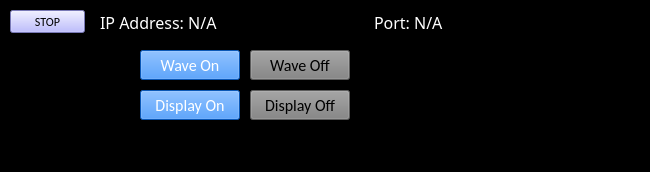
<?xml version="1.0" encoding="UTF-8"?>
<ui version="4.0">
 <class>MainWindow</class>
 <widget class="QMainWindow" name="MainWindow">
  <property name="geometry">
   <rect>
    <x>0</x>
    <y>0</y>
    <width>650</width>
    <height>172</height>
   </rect>
  </property>
  <property name="windowTitle">
   <string>Shutter Control</string>
  </property>
  <property name="styleSheet">
   <string notr="true">background-color: rgb(0, 0, 0);
selection-color: rgb(255, 0, 0);</string>
  </property>
  <property name="toolButtonStyle">
   <enum>Qt::ToolButtonIconOnly</enum>
  </property>
  <widget class="QWidget" name="centralwidget">
   <widget class="QPushButton" name="stop_button">
    <property name="enabled">
     <bool>true</bool>
    </property>
    <property name="geometry">
     <rect>
      <x>10</x>
      <y>10</y>
      <width>75</width>
      <height>23</height>
     </rect>
    </property>
    <property name="font">
     <font>
      <family>Calibri</family>
     </font>
    </property>
    <property name="mouseTracking">
     <bool>false</bool>
    </property>
    <property name="autoFillBackground">
     <bool>false</bool>
    </property>
    <property name="styleSheet">
     <string notr="true">background-color: rgb(170, 170, 255);</string>
    </property>
    <property name="text">
     <string>STOP</string>
    </property>
    <property name="checkable">
     <bool>true</bool>
    </property>
   </widget>
   <widget class="QWidget" name="layoutWidget">
    <property name="geometry">
     <rect>
      <x>100</x>
      <y>10</y>
      <width>541</width>
      <height>25</height>
     </rect>
    </property>
    <layout class="QHBoxLayout" name="horizontalLayout_5">
     <item>
      <widget class="QLabel" name="ip_label">
       <property name="font">
        <font>
         <family>Calibri Light</family>
         <pointsize>12</pointsize>
         <weight>3</weight>
         <italic>false</italic>
         <bold>false</bold>
        </font>
       </property>
       <property name="styleSheet">
        <string notr="true">color: rgb(255, 255, 255);
font: 25 12pt &quot;Calibri Light&quot;;</string>
       </property>
       <property name="text">
        <string>&lt;html&gt;&lt;head/&gt;&lt;body&gt;&lt;p&gt;&lt;span style=&quot; color:#ffffff;&quot;&gt;IP Address: N/A&lt;/span&gt;&lt;/p&gt;&lt;/body&gt;&lt;/html&gt;</string>
       </property>
      </widget>
     </item>
     <item>
      <widget class="QLabel" name="port_label">
       <property name="font">
        <font>
         <family>Calibri Light</family>
         <pointsize>12</pointsize>
         <weight>3</weight>
         <italic>false</italic>
         <bold>false</bold>
        </font>
       </property>
       <property name="styleSheet">
        <string notr="true">color: rgb(255, 255, 255);
font: 25 12pt &quot;Calibri Light&quot;;</string>
       </property>
       <property name="text">
        <string>&lt;html&gt;&lt;head/&gt;&lt;body&gt;&lt;p&gt;&lt;span style=&quot; color:#ffffff;&quot;&gt;Port: N/A&lt;/span&gt;&lt;/p&gt;&lt;/body&gt;&lt;/html&gt;</string>
       </property>
      </widget>
     </item>
    </layout>
   </widget>
   <widget class="QPushButton" name="wave_of_button">
    <property name="enabled">
     <bool>true</bool>
    </property>
    <property name="geometry">
     <rect>
      <x>250</x>
      <y>50</y>
      <width>100</width>
      <height>30</height>
     </rect>
    </property>
    <property name="font">
     <font>
      <family>Calibri</family>
      <pointsize>12</pointsize>
     </font>
    </property>
    <property name="mouseTracking">
     <bool>false</bool>
    </property>
    <property name="autoFillBackground">
     <bool>false</bool>
    </property>
    <property name="styleSheet">
     <string notr="true">color: rgb(190, 190, 190)rgb(255, 255, 255);
background-color: rgb(129, 129, 129);</string>
    </property>
    <property name="text">
     <string>Wave Off</string>
    </property>
    <property name="checkable">
     <bool>false</bool>
    </property>
   </widget>
   <widget class="QLabel" name="labelwave">
    <property name="geometry">
     <rect>
      <x>20</x>
      <y>50</y>
      <width>101</width>
      <height>31</height>
     </rect>
    </property>
    <property name="font">
     <font>
      <family>Calibri Light</family>
      <pointsize>12</pointsize>
      <weight>3</weight>
      <italic>false</italic>
      <bold>false</bold>
     </font>
    </property>
    <property name="styleSheet">
     <string notr="true">color: rgb(255, 255, 255);
font: 25 12pt &quot;Calibri Light&quot;;</string>
    </property>
    <property name="text">
     <string>&lt;html&gt;&lt;head/&gt;&lt;body&gt;&lt;p&gt;&lt;br/&gt;&lt;/p&gt;&lt;/body&gt;&lt;/html&gt;</string>
    </property>
   </widget>
   <widget class="QPushButton" name="wave_on_button">
    <property name="enabled">
     <bool>true</bool>
    </property>
    <property name="geometry">
     <rect>
      <x>140</x>
      <y>50</y>
      <width>100</width>
      <height>30</height>
     </rect>
    </property>
    <property name="font">
     <font>
      <family>Calibri</family>
      <pointsize>12</pointsize>
     </font>
    </property>
    <property name="mouseTracking">
     <bool>false</bool>
    </property>
    <property name="autoFillBackground">
     <bool>false</bool>
    </property>
    <property name="styleSheet">
     <string notr="true">background-color: rgb(14, 122, 255);
color: rgb(255, 255, 255);</string>
    </property>
    <property name="text">
     <string>Wave On</string>
    </property>
    <property name="checkable">
     <bool>false</bool>
    </property>
   </widget>
   <widget class="QPushButton" name="close_button_2">
    <property name="enabled">
     <bool>true</bool>
    </property>
    <property name="geometry">
     <rect>
      <x>250</x>
      <y>90</y>
      <width>100</width>
      <height>30</height>
     </rect>
    </property>
    <property name="font">
     <font>
      <family>Calibri</family>
      <pointsize>12</pointsize>
     </font>
    </property>
    <property name="mouseTracking">
     <bool>false</bool>
    </property>
    <property name="autoFillBackground">
     <bool>false</bool>
    </property>
    <property name="styleSheet">
     <string notr="true">color: rgb(190, 190, 190)rgb(255, 255, 255);
background-color: rgb(129, 129, 129);</string>
    </property>
    <property name="text">
     <string>Display Off</string>
    </property>
    <property name="checkable">
     <bool>false</bool>
    </property>
   </widget>
   <widget class="QPushButton" name="display_on_button">
    <property name="enabled">
     <bool>true</bool>
    </property>
    <property name="geometry">
     <rect>
      <x>140</x>
      <y>90</y>
      <width>100</width>
      <height>30</height>
     </rect>
    </property>
    <property name="font">
     <font>
      <family>Calibri</family>
      <pointsize>12</pointsize>
     </font>
    </property>
    <property name="mouseTracking">
     <bool>false</bool>
    </property>
    <property name="autoFillBackground">
     <bool>false</bool>
    </property>
    <property name="styleSheet">
     <string notr="true">background-color: rgb(14, 122, 255);
color: rgb(255, 255, 255);</string>
    </property>
    <property name="text">
     <string>Display On</string>
    </property>
    <property name="checkable">
     <bool>false</bool>
    </property>
   </widget>
   <widget class="QLabel" name="labeldisplay">
    <property name="geometry">
     <rect>
      <x>20</x>
      <y>90</y>
      <width>101</width>
      <height>31</height>
     </rect>
    </property>
    <property name="font">
     <font>
      <family>Calibri Light</family>
      <pointsize>12</pointsize>
      <weight>3</weight>
      <italic>false</italic>
      <bold>false</bold>
     </font>
    </property>
    <property name="styleSheet">
     <string notr="true">color: rgb(255, 255, 255);
font: 25 12pt &quot;Calibri Light&quot;;</string>
    </property>
    <property name="text">
     <string>&lt;html&gt;&lt;head/&gt;&lt;body&gt;&lt;p&gt;&lt;br/&gt;&lt;/p&gt;&lt;/body&gt;&lt;/html&gt;</string>
    </property>
   </widget>
  </widget>
  <widget class="QMenuBar" name="menubar">
   <property name="geometry">
    <rect>
     <x>0</x>
     <y>0</y>
     <width>650</width>
     <height>21</height>
    </rect>
   </property>
  </widget>
  <widget class="QStatusBar" name="statusbar"/>
 </widget>
 <resources/>
 <connections/>
</ui>
